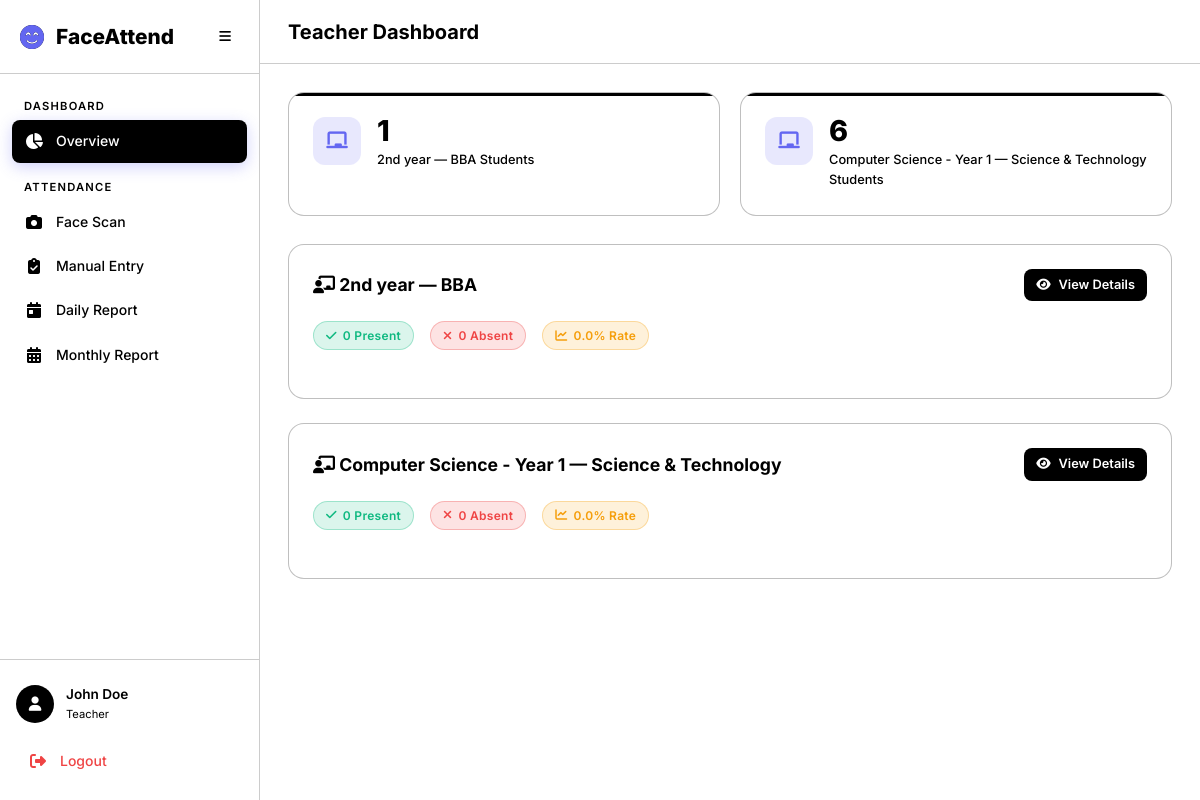
The page /attendance/teacher/ (signed in) on the database its author committed.
### accounts/models.py (models this page shows, shortened)
class User(AbstractUser):
    class Role(models.TextChoices):
        ADMIN = 'admin', 'Admin'
        TEACHER = 'teacher', 'Teacher'
        STUDENT = 'student', 'Student'
    role = models.CharField(
        max_length=10,
        choices=Role.choices,
        default=Role.STUDENT,
    )
    phone = models.CharField(max_length=20, blank=True)
    profile_image = models.ImageField(upload_to='profiles/', blank=True, null=True)

### academics/models.py (models this page shows, shortened)
class AcademicClass(models.Model):
    name = models.CharField(max_length=200)
    faculty = models.ForeignKey(Faculty, on_delete=models.CASCADE, related_name='classes')
    teacher = models.ForeignKey(
        settings.AUTH_USER_MODEL,
        on_delete=models.SET_NULL,
        null=True, blank=True,
        related_name='assigned_classes',
        limit_choices_to={'role': 'teacher'},
    )
    created_at = models.DateTimeField(auto_now_add=True)
    updated_at = models.DateTimeField(auto_now=True)
    class Meta:
        verbose_name_plural = 'Classes'
        ordering = ['faculty__name', 'name']
        unique_together = ['name', 'faculty']
    def __str__(self):
        return f"{self.name} — {self.faculty.name}"

class Faculty(models.Model):
    name = models.CharField(max_length=200, unique=True)
    description = models.TextField(blank=True)
    created_at = models.DateTimeField(auto_now_add=True)
    updated_at = models.DateTimeField(auto_now=True)
    class Meta:
        verbose_name_plural = 'Faculties'
        ordering = ['name']

### attendance/views.py (the view)
# urls.py: path('teacher/', views.teacher_dashboard, name='teacher_dashboard'),
@login_required
@teacher_required
def teacher_dashboard(request):
    teacher = request.user
    classes = AcademicClass.objects.filter(teacher=teacher)
    today = timezone.localdate()
    class_data = []
    for cls in classes:
        students = Student.objects.filter(academic_class=cls, is_active=True)
        total = students.count()
        today_att = Attendance.objects.filter(student__in=students, date=today)
        present = today_att.filter(status__in=['present', 'late']).count()
        absent = today_att.filter(status='absent').count()
        class_data.append({
            'class': cls,
            'total_students': total,
            'present': present,
            'absent': absent,
            'rate': round(present / total * 100, 1) if total else 0,
        })
    return render(request, 'dashboard/teacher.html', {
        'class_data': class_data,
        'today': today,
    })

### templates/dashboard/teacher.html (shortened to what this page needs)
{% extends 'base.html' %}
{% block page_title %}Teacher Dashboard{% endblock %}
{% block content %}
<div class="stats-grid animate-fade-in">
    {% for cd in class_data %}
    <div class="stat-card primary">
        <div class="stat-icon primary"><i class="fas fa-chalkboard"></i></div>
        <div class="stat-content">
            <div class="stat-value">{{ cd.total_students }}</div>
            <div class="stat-label">{{ cd.class }} Students</div>
        </div>
    </div>
    {% endfor %}
</div>
{% for cd in class_data %}
<div class="card mb-3 animate-fade-in">
    <div class="card-header">
        <h3 class="card-title">
            <i class="fas fa-chalkboard-teacher"></i> {{ cd.class }}
        </h3>
        <a href="{% url 'attendance:teacher_class' cd.class.pk %}" class="btn btn-sm btn-primary">
            <i class="fas fa-eye"></i> View Details
        </a>
    </div>
    <div class="d-flex gap-2 flex-wrap mb-2">
        <div class="d-flex align-center gap-1">
            <span class="badge badge-present"><i class="fas fa-check"></i> {{ cd.present }} Present</span>
        </div>
        <div class="d-flex align-center gap-1">
            <span class="badge badge-absent"><i class="fas fa-times"></i> {{ cd.absent }} Absent</span>
        </div>
        <div class="d-flex align-center gap-1">
            <span class="badge badge-late"><i class="fas fa-chart-line"></i> {{ cd.rate }}% Rate</span>
        </div>
    </div>
    <div class="progress-bar">
    </div>
</div>
{% empty %}
<div class="empty-state">
    <i class="fas fa-chalkboard-teacher"></i>
    <p>No classes assigned to you yet.</p>
</div>
{% endfor %}
{% endblock %}

### templates/base.html (shortened to what this page needs)
<!DOCTYPE html>
<html lang="en" data-theme="dark">
<head>
    <link rel="stylesheet" href="https://cdnjs.cloudflare.com/ajax/libs/font-awesome/6.5.1/css/all.min.css">
    {% load static %}
    <link rel="stylesheet" href="{% static 'css/style.css' %}">
</head>
<body>
    {% if user.is_authenticated %}
    <div class="app-layout">
        <aside class="sidebar" id="sidebar">
            <div class="sidebar-header">
                <div class="logo">
                    <i class="fas fa-face-smile-beam"></i>
                    <span>FaceAttend</span>
                </div>
                <button class="sidebar-toggle" id="sidebarToggle">
                    <i class="fas fa-bars"></i>
                </button>
            </div>
            <nav class="sidebar-nav">
                {% if user.role == 'admin' %}
                <div class="nav-section">
                    <span class="nav-section-title">Dashboard</span>
                    <a href="{% url 'academics:admin_dashboard' %}" class="nav-link {% if request.resolver_match.url_name == 'admin_dashboard' %}active{% endif %}">
                        <i class="fas fa-chart-pie"></i><span>Overview</span>
                    </a>
                </div>
                <div class="nav-section">
                    <span class="nav-section-title">Academic</span>
                    <a href="{% url 'academics:faculty_list' %}" class="nav-link {% if 'faculty' in request.resolver_match.url_name %}active{% endif %}">
                        <i class="fas fa-building-columns"></i><span>Faculties</span>
                    </a>
                    <a href="{% url 'academics:class_list' %}" class="nav-link {% if 'class' in request.resolver_match.url_name %}active{% endif %}">
                        <i class="fas fa-chalkboard"></i><span>Classes</span>
                    </a>
                    <a href="{% url 'academics:student_list' %}" class="nav-link {% if 'student' in request.resolver_match.url_name %}active{% endif %}">
                        <i class="fas fa-user-graduate"></i><span>Students</span>
                    </a>
                </div>
                <div class="nav-section">
                    <span class="nav-section-title">Attendance</span>
                    <a href="{% url 'attendance:camera' %}" class="nav-link {% if request.resolver_match.url_name == 'camera' %}active{% endif %}">
                        <i class="fas fa-camera"></i><span>Face Scan</span>
                    </a>
                    <a href="{% url 'attendance:manual' %}" class="nav-link {% if request.resolver_match.url_name == 'manual' %}active{% endif %}">
                        <i class="fas fa-clipboard-check"></i><span>Manual Entry</span>
                    </a>
                    <a href="{% url 'attendance:daily_report' %}" class="nav-link {% if request.resolver_match.url_name == 'daily_report' %}active{% endif %}">
                        <i class="fas fa-calendar-day"></i><span>Daily Report</span>
                    </a>
                    <a href="{% url 'attendance:monthly_report' %}" class="nav-link {% if request.resolver_match.url_name == 'monthly_report' %}active{% endif %}">
                        <i class="fas fa-calendar-alt"></i><span>Monthly Report</span>
                    </a>
                </div>
                {% elif user.role == 'teacher' %}
                <div class="nav-section">
                    <span class="nav-section-title">Dashboard</span>
                    <a href="{% url 'attendance:teacher_dashboard' %}" class="nav-link {% if request.resolver_match.url_name == 'teacher_dashboard' %}active{% endif %}">
                        <i class="fas fa-chart-pie"></i><span>Overview</span>
                    </a>
                </div>
                <div class="nav-section">
                    <span class="nav-section-title">Attendance</span>
                    <a href="{% url 'attendance:camera' %}" class="nav-link {% if request.resolver_match.url_name == 'camera' %}active{% endif %}">
                        <i class="fas fa-camera"></i><span>Face Scan</span>
                    </a>
                    <a href="{% url 'attendance:manual' %}" class="nav-link {% if request.resolver_match.url_name == 'manual' %}active{% endif %}">
                        <i class="fas fa-clipboard-check"></i><span>Manual Entry</span>
                    </a>
                    <a href="{% url 'attendance:daily_report' %}" class="nav-link {% if request.resolver_match.url_name == 'daily_report' %}active{% endif %}">
                        <i class="fas fa-calendar-day"></i><span>Daily Report</span>
                    </a>
                    <a href="{% url 'attendance:monthly_report' %}" class="nav-link {% if request.resolver_match.url_name == 'monthly_report' %}active{% endif %}">
                        <i class="fas fa-calendar-alt"></i><span>Monthly Report</span>
                    </a>
                </div>
                {% endif %}
            </nav>
            <div class="sidebar-footer">
                <div class="user-card">
                    <div class="user-avatar">
                        <i class="fas fa-user"></i>
                    </div>
                    <div class="user-info">
                        <span class="user-name">{{ user.get_full_name|default:user.username }}</span>
                        <span class="user-role">{{ user.get_role_display }}</span>
                    </div>
                </div>
                <a href="{% url 'accounts:logout' %}" class="nav-link logout-link">
                    <i class="fas fa-sign-out-alt"></i><span>Logout</span>
                </a>
            </div>
        </aside>
        <main class="main-content">
            <header class="top-bar">
                <h1 class="page-title">{% block page_title %}Dashboard{% endblock %}</h1>
            </header>
            <div class="content-area">
                {% block content %}{% endblock %}
            </div>
        </main>
    </div>
    {% else %}
    <div class="auth-layout">
        {% block auth_content %}{% endblock %}
    </div>
    {% endif %}
</body>
</html>

### rows shown on the page
User: get_full_name "John Doe", role "Teacher"
AcademicClass: total_students "1", class "2nd year — BBA", present "0", absent "0", rate "0.0"
AcademicClass: total_students "6", class "Computer Science - Year 1 — Science & Technology", present "0", absent "0", rate "0.0"
